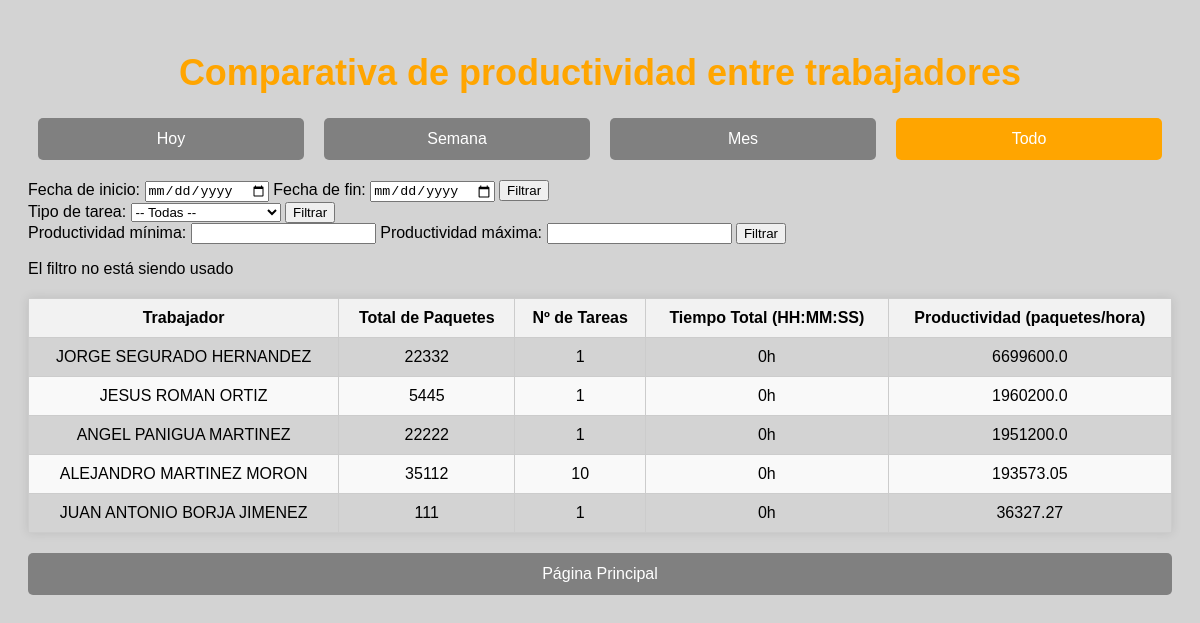
Screenshot of /estadisticas/comparativa/ with the database file from the repository.
### pda/models.py (models this page shows, shortened)
class Trabajador(models.Model):
    nombre=models.TextField(null=True,blank=True)
    apellidos=models.TextField(null=True,blank=True)

### pda/views.py (the view, shortened to what this page needs)
# urls.py: path('estadisticas/comparativa/',comparativa_productividad, name='comparativa_productividad'),
def comparativa_productividad(request):
    tareas_disponibles = TipoTarea.objects.all()
    periodo = request.GET.get('periodo')
    hoy = date.today()
    tareas = Patio.objects.all()
    fecha_inicio_str = request.GET.get('fecha_inicio')
    fecha_fin_str = request.GET.get('fecha_fin')
    tarea_id = request.GET.get('tarea')
    if tarea_id:
        tareas = tareas.filter(idTipTarea=tarea_id)
    estadisticas_por_trabajador = defaultdict(lambda: {
        'cantidad': 0,
        'tiempo_total': 0,
        'num_tareas': 0,
        'productividad': 0,
        'nombre': '',
        'apellidos': '',
    })
    for tarea in tareas:
        if tarea.horaInicio and tarea.horaFin:
            hora_inicio = datetime.combine(tarea.fecha, tarea.horaInicio)
            hora_fin = datetime.combine(tarea.fecha, tarea.horaFin)
            tiempo_segundos = (hora_fin - hora_inicio).total_seconds()
            for operador_id in [tarea.idOper1, tarea.idOper2]:
                if operador_id:
                    try:
                        trabajador_obj = Trabajador.objects.get(id=operador_id)
                        stats = estadisticas_por_trabajador[operador_id]
                        stats['nombre'] = trabajador_obj.nombre
                        stats['apellidos'] = trabajador_obj.apellidos
                        stats['cantidad'] += tarea.cantidad or 0
                        stats['tiempo_total'] += tiempo_segundos
                        stats['num_tareas'] += 1
                    except Trabajador.DoesNotExist:
                        stats = estadisticas_por_trabajador[operador_id]
                        stats['nombre'] = f'Operador ID {operador_id} no encontrado'
    for stats in estadisticas_por_trabajador.values():
        if stats['tiempo_total'] > 0:
           stats['productividad'] = round(stats['cantidad'] / (stats['tiempo_total'] / 3600), 2)
    trabajadores_ordenados = sorted(estadisticas_por_trabajador.items(), key=lambda x: x[1]['productividad'], reverse=True)
    min_prod = request.GET.get('min_prod')
    max_prod = request.GET.get('max_prod')
    if min_prod:
        trabajadores_ordenados=[t for t in trabajadores_ordenados if t[1]['productividad'] >= float(min_prod)]
    if max_prod:
        trabajadores_ordenados=[t for t in trabajadores_ordenados if t[1]['productividad'] <= float(max_prod)]
    return render(request, 'comparativa_productividad.html', {
        'trabajadores': trabajadores_ordenados,
        'periodo': periodo,
        'tareas_disponibles': tareas_disponibles
    })

### templates/comparativa_productividad.html (shortened to what this page needs)
<!DOCTYPE html>
<html lang="es">
<head>
</head>
<body>
    <h1>Comparativa de productividad entre trabajadores</h1>
    <div class="filter-buttons">
        <a href="?periodo=dia" class="{% if periodo == 'dia' %}active{% endif %}">Hoy</a>
        <a href="?periodo=semana" class="{% if periodo == 'semana' %}active{% endif %}">Semana</a>
        <a href="?periodo=mes" class="{% if periodo == 'mes' %}active{% endif %}">Mes</a>
        <a href="?periodo=todo" class="{% if periodo == 'todo' or not periodo %}active{% endif %}">Todo</a>
    </div>
    <form method="get">
        <label for="fecha_inicio">Fecha de inicio:</label>
        <input type="date" name="fecha_inicio" id="fecha_inicio" value="{{ request.GET.fecha_inicio }}">
        <label for="fecha_fin">Fecha de fin:</label>
        <input type="date" name="fecha_fin" id="fecha_fin" value="{{ request.GET.fecha_fin }}">
        <button type="submit">Filtrar</button>
    </form>
    <form method="get">
    <label for="tarea">Tipo de tarea:</label>
    <select name="tarea" id="tarea">
        <option value="">-- Todas --</option>
    </select>
    <button type="submit">Filtrar</button>
    </form>
    <form method="get">
        <label for="min_prod">Productividad mínima:</label>
        <input type="number" step="0.01" id="min_prod" name="min_prod" value="{{ request.GET.min_prod }}"/>
        <label for="max_prod">Productividad máxima:</label>
        <input type="number"   step="0.01" id="max_prod" name="max_prod" value="{{request.GET.max_prod}}"/>
        <button type="submit">Filtrar</button>
    </form>
    {% if request.GET.fecha_inicio and request.GET.fecha_fin%}
    <p>Mostrando tareas entre {{request.GET.fecha_inicio}} y {{request.GET.fecha_fin}}</p>
    {% else %}
    <p>El filtro no está siendo usado</p>
    {% endif %}
    <table>
        <thead>
            <tr>
                <th>Trabajador</th>
                <th>Total de Paquetes</th>
                <th>Nº de Tareas</th>
                <th>Tiempo Total (HH:MM:SS)</th>
                <th>Productividad (paquetes/hora)</th>
            </tr>
        </thead>
        <tbody>
            {% for trabajador_id, stats in trabajadores %}
                <tr>
                <td>
                    {{ stats.nombre }}
                    {% if stats.apellidos %}
                        {{ stats.apellidos }}
                    {% else %}
                        (Sin apellidos)
                    {% endif %}
                </td>
                    <td>{{ stats.cantidad }}</td>
                    <td>{{ stats.num_tareas }}</td>
                    <td>
                        {% with total=stats.tiempo_total %}
                            {% with h=total|divisibleby:3600 m=total|divisibleby:60 %}
                                {{ total|floatformat:0|divisibleby:3600|floatformat:0 }}h
                            {% endwith %}
                        {% endwith %}
                    </td>
                    <td>{{ stats.productividad }}</td>
                </tr>
            {% empty %}
                <tr><td colspan="5">No hay tareas para mostrar en este período.</td></tr>
            {% endfor %}
        </tbody>
    </table>
    <a href="/paginaInicial/" class="btn">Página Principal</a>
</body>
</html>

### templates/comparativa_productividad.html (style rules this page uses)
body { background-color: lightgrey; font-family: Arial, sans-serif; padding: 20px; }
a { text-decoration: none; color: white; display: block; background-color: grey; padding: 14px 20px; text-align: center; margin-top: 15px; width: 100%; box-sizing: border-box; }
h1 { text-align: center; color: orange; font-size: 36px; }
.filter-buttons { display: flex; justify-content: center; margin-bottom: 20px; }
.filter-buttons a { text-decoration: none; color: white; background-color: grey; padding: 12px 20px; margin: 0 10px; text-align: center; border-radius: 5px; }
.filter-buttons a:hover, .filter-buttons a.active { background-color: orange; }
table { width: 100%; border-collapse: collapse; margin-top: 20px; box-shadow: 0 0 10px rgba(0, 0, 0, 0.1); }
th, td { padding: 10px; text-align: center; border: 1px solid #ccc; }
th { background-color: #f2f2f2; font-weight: bold; }
tr:nth-child(even) { background-color: #f9f9f9; }
.btn { display: inline-block; text-decoration: none; color: white; background-color: grey; padding: 12px 20px; text-align: center; margin-top: 20px; border-radius: 5px; }

### rows the page displays
Trabajador: nombre "JORGE", apellidos "SEGURADO HERNANDEZ"
Trabajador: nombre "JESUS", apellidos "ROMAN ORTIZ"
Trabajador: nombre "ANGEL", apellidos "PANIGUA MARTINEZ"
Trabajador: nombre "ALEJANDRO", apellidos "MARTINEZ MORON"
Trabajador: nombre "JUAN ANTONIO", apellidos "BORJA JIMENEZ"

### other values shown
{{ stats.cantidad }} "22332" "5445" "22222" "35112" "111"
{{ stats.num_tareas }} "1" "1" "1" "10" "1"
{{ total|floatformat:0|divisibleby:3600|floatformat:0 }} "0" "0" "0" "0" "0"
{{ stats.productividad }} "6699600.0" "1960200.0" "1951200.0" "193573.05" "36327.27"
